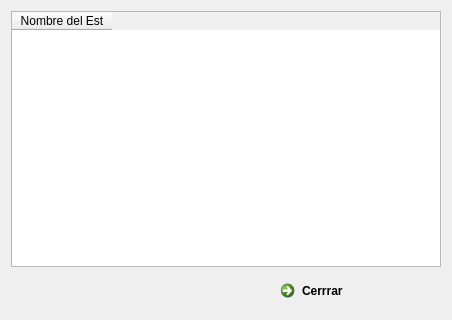
<?xml version="1.0" encoding="UTF-8"?>
<ui version="4.0">
 <class>frm_Asignatura_con_mas_estudiantes_suspensos_por_mas_del_20_de_ausencias</class>
 <widget class="QDialog" name="frm_Asignatura_con_mas_estudiantes_suspensos_por_mas_del_20_de_ausencias">
  <property name="geometry">
   <rect>
    <x>0</x>
    <y>0</y>
    <width>452</width>
    <height>320</height>
   </rect>
  </property>
  <property name="windowTitle">
   <string>Asignatura con mas estudiantes suspensos</string>
  </property>
  <property name="windowIcon">
   <iconset resource="img.qrc">
    <normaloff>:/new/prefix1/13.png</normaloff>:/new/prefix1/13.png</iconset>
  </property>
  <layout class="QGridLayout" name="gridLayout">
   <item row="0" column="0">
    <widget class="QTableWidget" name="TW_suspenso">
     <column>
      <property name="text">
       <string>Nombre del Est</string>
      </property>
     </column>
    </widget>
   </item>
   <item row="1" column="0">
    <layout class="QHBoxLayout" name="horizontalLayout">
     <item>
      <spacer name="horizontalSpacer">
       <property name="orientation">
        <enum>Qt::Horizontal</enum>
       </property>
       <property name="sizeHint" stdset="0">
        <size>
         <width>218</width>
         <height>20</height>
        </size>
       </property>
      </spacer>
     </item>
     <item>
      <widget class="QCommandLinkButton" name="commandLinkButton">
       <property name="text">
        <string>Cerrrar</string>
       </property>
       <property name="icon">
        <iconset resource="img.qrc">
         <normaloff>:/new/prefix1/iconos de menu/Sin título-1.png</normaloff>:/new/prefix1/iconos de menu/Sin título-1.png</iconset>
       </property>
      </widget>
     </item>
    </layout>
   </item>
  </layout>
 </widget>
 <resources>
  <include location="img.qrc"/>
 </resources>
 <connections>
  <connection>
   <sender>commandLinkButton</sender>
   <signal>clicked()</signal>
   <receiver>frm_Asignatura_con_mas_estudiantes_suspensos_por_mas_del_20_de_ausencias</receiver>
   <slot>close()</slot>
   <hints>
    <hint type="sourcelabel">
     <x>357</x>
     <y>291</y>
    </hint>
    <hint type="destinationlabel">
     <x>225</x>
     <y>159</y>
    </hint>
   </hints>
  </connection>
 </connections>
</ui>
